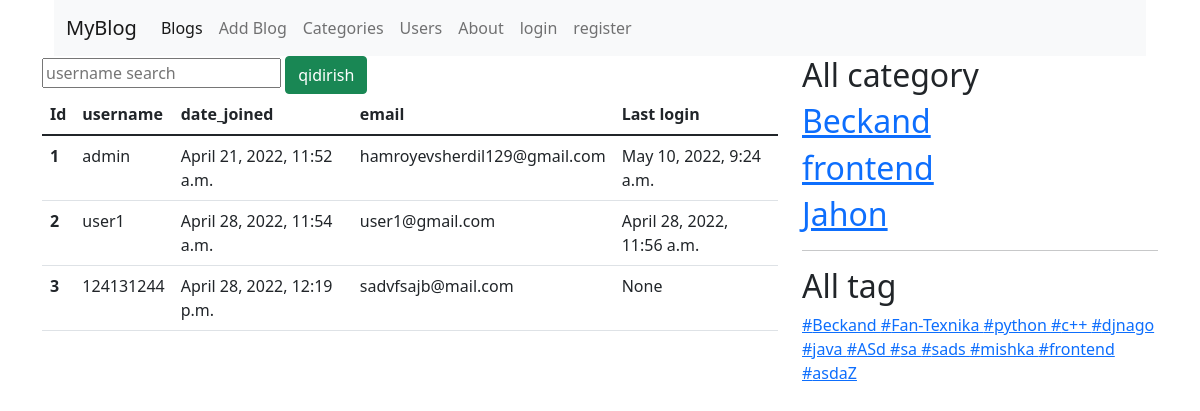
Page /account/acount/ on the committed database.
### account/models.py (models this page shows, shortened)
class Account(AbstractUser):
    username = models.CharField(max_length=13, unique=True,
                                help_text=(
                                    "siz 50 ta belgidan iborat username tanlashingiz mumkin"
                                ),
                                error_messages={
                                    "unique": "Bunaqa user avval ro`yxatdan o`tgan."
                                },
                                )
    phone_number = models.CharField(max_length=13, null=True, blank=True,
                                    error_messages = {
                 'required':"Faqat raqam kiriting!!!"
                 })
    data_of_birth = models.DateField(null=True, blank=True)
    image = models.ImageField(upload_to='account')
    address = models.CharField(max_length=150, null=True, blank=True)
    USERNAME_FILED = "username"

### blog/models/category.py (models this page shows, shortened)
class Category(models.Model):
    name = models.CharField(max_length=50)
    slug = models.SlugField(max_length=50, unique=True)
    image = models.ImageField(upload_to='category/')
    description = models.TextField()
    user = models.ManyToManyField(Account, related_name='category')

### blog/models/tag.py (models this page shows, shortened)
class Tag(models.Model):
    name = models.CharField(max_length=50)
    slug = models.SlugField(max_length=50, unique=True)

### account/views.py (the view)
# urls.py: path('acount/', UserList.as_view(), name='user_list'),
class UserList(View, BaseView):
    def get(self, request):
        username = request.GET.get('search')
        if username:
            users = Account.objects.filter(Q(username__icontains=username) | Q(phone_number__icontains=username) | Q(email__icontains=username))
        else:
            users = Account.objects.all()
        context = {
        'users': users,
        'categories': self.category,
        'tags': self.tag
    }
        return render(request, 'account/user_list.html', context)

### blog/views.py (called while the page is built)
    def category(self):
        category_list = Category.objects.all()
        return category_list

    def tag(self):
        tag_list = Tag.objects.all()
        return tag_list

### templates/account/user_list.html
{% extends 'base.html' %}
{% block content %}
<form method='get'>
    <input name="search" placeholder="username search">
    <button type="submit" class="btn btn-success">qidirish</button>
<table class="table">
    <thead>
      <tr>
        <th scope="col">Id</th>
        <th scope="col">username</th>
        <th scope="col">date_joined</th>
        <th scope="col">email</th>
        <th scope="col"> Last login</th>
      </tr>
    </thead>
    <tbody>
        {% for user in users %}
      <tr>
        <th scope="row">{{ user.id }}</th>
        <td>{{user.username}}</td>
        <td>{{user.date_joined}}</td>
        <td>{{ user.email }}</td>
        <td> {{user.last_login}}
      </tr>
      {% endfor %}
    </tbody>
  </table>
{% endblock %}

### templates/base.html (shortened to what this page needs)
<!DOCTYPE html>
<html lang="en">
<head>
    <link href="https://cdn.jsdelivr.net/npm/bootstrap@5.1.3/dist/css/bootstrap.min.css"
     rel="stylesheet">
</head>
<body>
    <div class="container">
        {% include 'header.html' %}
        <div class="row">
            <div class="col-lg-8">
                {% block content %}
                {% endblock %}
            </div>
            <div class="col-lg-4">
                <h2>All category</h2>
                {% for c in categories %}
               <a href="{% url 'category_blogs' c.slug %}"> <h2>{{c.name }}</h2> </a>
                {% endfor %}
                <hr>
                <h2>All tag</h2>
                {% for t in tags %}
                <a href="{% url 'tag_blogs' t.slug %}">#{{t.name }} </a>
                {% endfor %}
            </div>
        </div>
    </div>
</body>
</html>

### rows in the picture
Account: id "1", username "admin", date_joined "April 21, 2022, 11:52 a.m.", email "hamroyevsherdil129@gmail.com", last_login "May 10, 2022, 9:24 a.m."
Account: id "2", username "user1", date_joined "April 28, 2022, 11:54 a.m.", email "user1@gmail.com", last_login "April 28, 2022, 11:56 a.m."
Account: id "3", username "124131244", date_joined "April 28, 2022, 12:19 p.m.", email "sadvfsajb@mail.com", last_login "None"
Category: name "Beckand"
Category: name "frontend"
Category: name "Jahon"
Tag: name "Beckand"
Tag: name "Fan-Texnika"
Tag: name "python"
Tag: name "c++"
Tag: name "djnago"
Tag: name "java"
Tag: name "ASd"
Tag: name "sa"
Tag: name "sads"
Tag: name "mishka"
Tag: name "frontend"
Tag: name "asdaZ"
